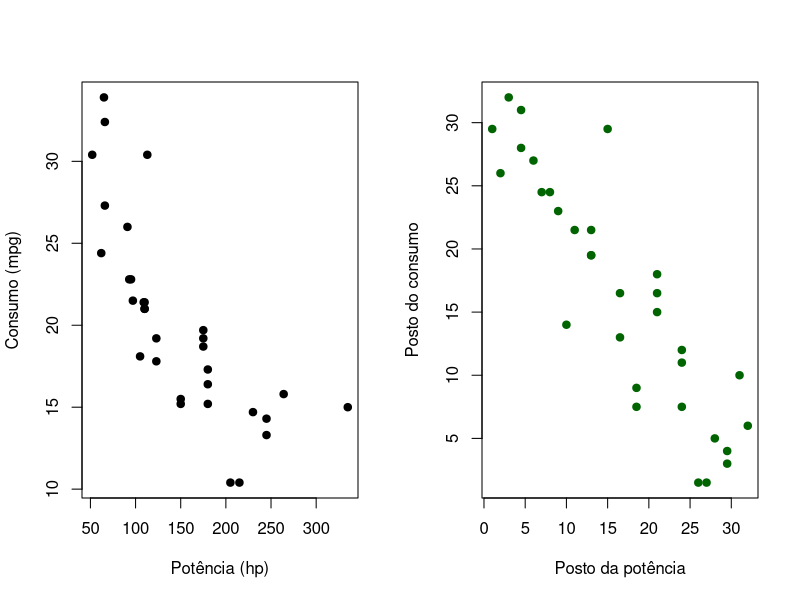

Write the R code that produced this figure.
# Correlação de Spearman: exemplo completo ----
# Pacote: apenas o stats (já vem com o R). Dados: mtcars.

# 1. Dados: potência (hp) e consumo (mpg) de 32 automóveis
x <- mtcars$hp
y <- mtcars$mpg
n <- length(x)

# 2. Dispersão dos dados e dos postos
par(mfrow = c(1, 2))
plot(x, y, pch = 19, xlab = "Potência (hp)", ylab = "Consumo (mpg)")
plot(rank(x), rank(y), pch = 19, col = "darkgreen",
     xlab = "Posto da potência", ylab = "Posto do consumo")
par(mfrow = c(1, 1))

# 3. Correlação de Spearman (exact = FALSE porque há empates)
cor.test(x, y, method = "spearman", exact = FALSE)

# 4. Spearman é o Pearson calculado sobre os postos
cor(rank(x), rank(y))
sum((rank(x) - rank(y))^2)            # soma de d²

# 5. Comparação com Pearson
cor(x, y)

# 6. Intervalo de confiança de 95% por bootstrap (percentil)
set.seed(2026)
boot <- replicate(5000, { i <- sample(n, replace = TRUE)
                          cor(x[i], y[i], method = "spearman") })
quantile(boot, c(0.025, 0.975))
